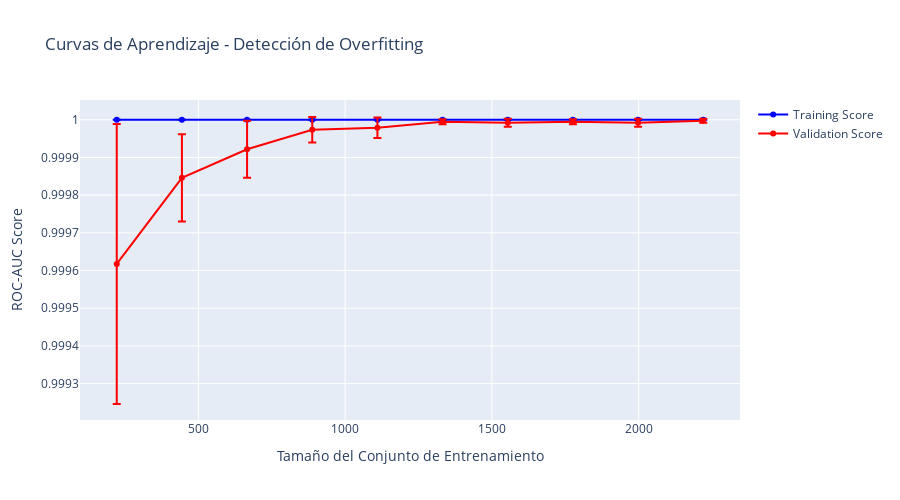

Notebook source saved alongside this figure:
### Markdown cell above
## 2. Análisis de Curvas de Aprendizaje

### Detección de Overfitting

Las curvas de aprendizaje son fundamentales para detectar:
- **Overfitting**: Gran diferencia entre train y validation
- **Underfitting**: Ambas curvas convergen a un valor bajo
- **Punto óptimo**: Mejor balance bias-variance

### Code cell
# Entrenar modelo si no está entrenado
if not hasattr(best_model, 'feature_importances_') and hasattr(best_model, 'fit'):
    print("Entrenando modelo para evaluación...")
    best_model.fit(X_train_selected, y_train)

# Generar curvas de aprendizaje para detectar overfitting
def plot_learning_curves(model, X, y, cv=5):
    """
    Genera curvas de aprendizaje para detectar overfitting
    """
    train_sizes = np.linspace(0.1, 1.0, 10)
    
    train_sizes_abs, train_scores, val_scores = learning_curve(
        model, X, y, 
        train_sizes=train_sizes,
        cv=StratifiedKFold(n_splits=cv, shuffle=True, random_state=42),
        scoring='roc_auc',
        n_jobs=-1,
        random_state=42
    )
    
    # Calcular estadísticas
    train_mean = np.mean(train_scores, axis=1)
    train_std = np.std(train_scores, axis=1)
    val_mean = np.mean(val_scores, axis=1)
    val_std = np.std(val_scores, axis=1)
    
    return train_sizes_abs, train_mean, train_std, val_mean, val_std

print("ANÁLISIS DE CURVAS DE APRENDIZAJE")
print("=" * 40)

# Generar curvas de aprendizaje
train_sizes, train_mean, train_std, val_mean, val_std = plot_learning_curves(
    best_model, X_train_selected, y_train, cv=5
)

# Visualización con Plotly
fig = go.Figure()

# Curva de entrenamiento
fig.add_trace(go.Scatter(
    x=train_sizes,
    y=train_mean,
    mode='lines+markers',
    name='Training Score',
    line=dict(color='blue'),
    error_y=dict(type='data', array=train_std, visible=True)
))

# Curva de validación
fig.add_trace(go.Scatter(
    x=train_sizes,
    y=val_mean,
    mode='lines+markers',
    name='Validation Score',
    line=dict(color='red'),
    error_y=dict(type='data', array=val_std, visible=True)
))

fig.update_layout(
    title='Curvas de Aprendizaje - Detección de Overfitting',
    xaxis_title='Tamaño del Conjunto de Entrenamiento',
    yaxis_title='ROC-AUC Score',
    height=500
)

fig.show()

# Análisis de overfitting
final_gap = train_mean[-1] - val_mean[-1]
print(f"\nAnálisis de Overfitting:")
print(f"Score final de entrenamiento: {train_mean[-1]:.4f} ± {train_std[-1]:.4f}")
print(f"Score final de validación: {val_mean[-1]:.4f} ± {val_std[-1]:.4f}")
print(f"Gap train-validation: {final_gap:.4f}")

if final_gap > 0.05:
    print("⚠️  ALERTA: Posible overfitting detectado (gap > 0.05)")
elif final_gap < 0.02:
    print("✅ Modelo bien generalizado (gap < 0.02)")
else:
    print("⚡ Overfitting moderado - monitorear")

### Figure 1 — Plotly figure (JSON) as saved in the notebook; plotly's stock layout.template omitted (floating-point values rounded to 4 significant figures)
{"data": [{"error_y": {"array": [0.0, 0.0, 0.0, 0.0, 0.0, 0.0, 4.965e-17, 0.0, 4.965e-17, 0.0], "type": "data", "visible": true}, "line": {"color": "blue"}, "mode": "lines+markers", "name": "Training Score", "type": "scatter", "x": [222, 444, 666, 888, 1110, 1332, 1554, 1776, 1998, 2220], "y": [1.0, 1.0, 1.0, 1.0, 1.0, 1.0, 1.0, 1.0, 1.0, 1.0]}, {"error_y": {"array": [0.0003716, 0.0001158, 7.566e-05, 3.36e-05, 2.735e-05, 6.507e-06, 1.063e-05, 6.507e-06, 1.063e-05, 5.313e-06], "type": "data", "visible": true}, "line": {"color": "red"}, "mode": "lines+markers", "name": "Validation Score", "type": "scatter", "x": [222, 444, 666, 888, 1110, 1332, 1554, 1776, 1998, 2220], "y": [0.9996, 0.9998, 0.9999, 1.0, 1.0, 1.0, 1.0, 1.0, 1.0, 1.0]}], "layout": {"height": 500, "title": {"text": "Curvas de Aprendizaje - Detección de Overfitting"}, "xaxis": {"title": {"text": "Tamaño del Conjunto de Entrenamiento"}}, "yaxis": {"title": {"text": "ROC-AUC Score"}}}}
